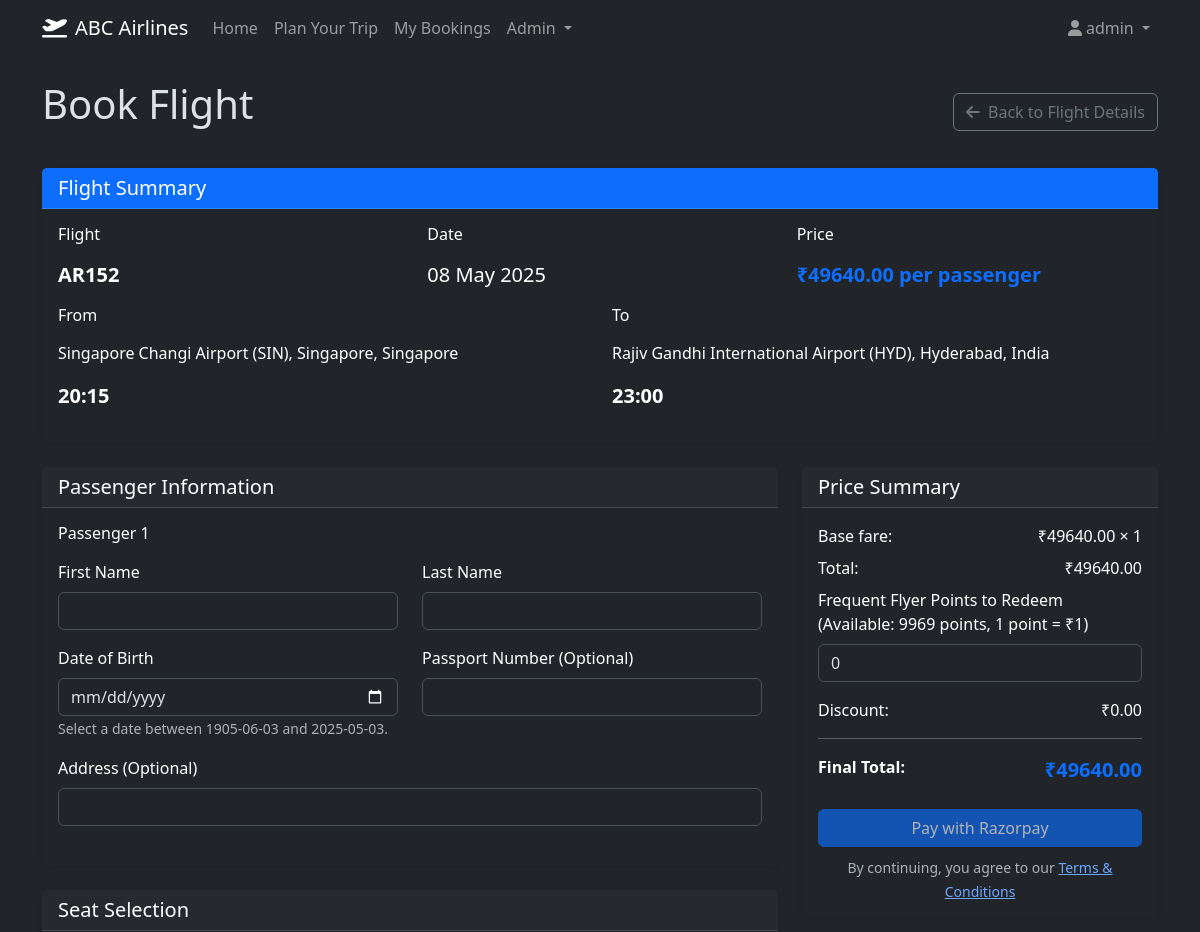
The app's page /flights/107/book (signed in, upper part), older data.
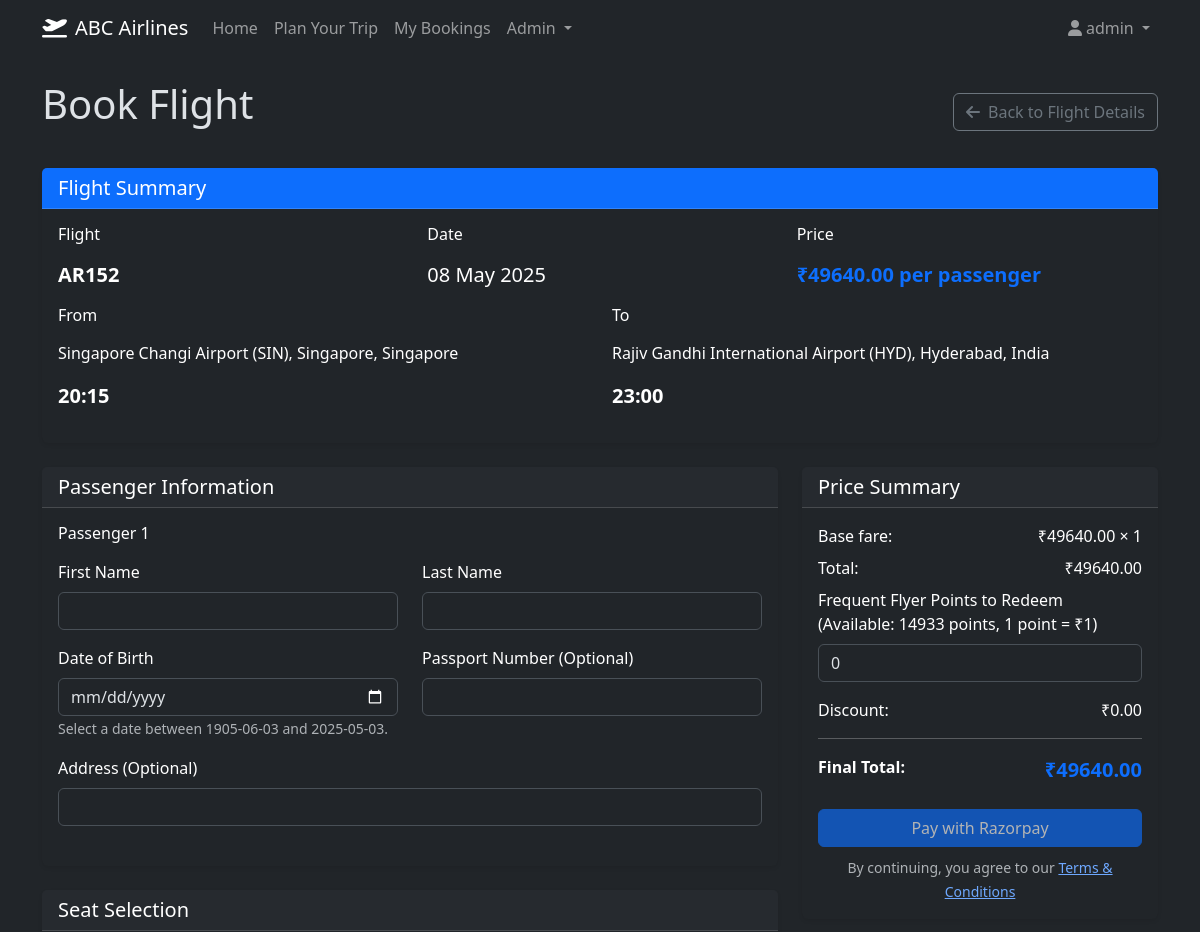
The same page, newer data.
### models.py (models this page shows, shortened)
class User(UserMixin, db.Model):
    __tablename__ = 'users'
    id = db.Column(db.Integer, primary_key=True)
    username = db.Column(db.String(80), unique=True, nullable=False)
    email = db.Column(db.String(120), unique=True, nullable=False)
    password_hash = db.Column(db.String(128), nullable=False)
    is_admin = db.Column(db.Boolean, default=False)
    frequent_flyer_points = db.Column(db.Integer, default=0)
    created_at = db.Column(db.DateTime, nullable=False, default=datetime.utcnow)  # Add created_at
    bookings = db.relationship('Booking', backref='user', lazy=True)

### routes.py (the view)
@app.route('/flights/<int:flight_id>/book', methods=['GET'])
@login_required
def book_flight(flight_id):
    flight = data.get_flight_by_id(flight_id)
    if not flight:
        flash('Flight not found', 'danger')
        return redirect(url_for('index'))
    passengers = int(request.args.get('passengers', 1))
    if flight.seats_available < passengers:
        flash(f'Not enough seats available. Only {flight.seats_available} seats left.', 'danger')
        return redirect(url_for('flight_details', flight_id=flight_id))
    form = BookingForm(flight_id=flight_id)
    while len(form.passengers) < passengers:
        form.passengers.append_entry()
    while len(form.passengers) > passengers:
        form.passengers.pop_entry()
    today = date.today()
    max_dob = (today - timedelta(days=1)).isoformat()
    min_dob = (today - timedelta(days=120*365)).isoformat()
    total_price = flight.get_current_price() * passengers
    return render_template(
        'booking.html',
        form=form,
        flight=flight,
        passengers=passengers,
        total_price=total_price,
        discount=0,
        final_price=total_price,
        get_airport_name=data.get_airport_name,
        format_datetime=format_datetime,
        format_price=format_price,
        seat_map=data.get_seat_map(flight_id),
        max_dob=max_dob,
        min_dob=min_dob
    )

### forms.py (shortened to what this page needs)
class BookingForm(FlaskForm):
    flight_id = HiddenField('Flight ID', validators=[DataRequired()])
    passengers = FieldList(FormField(PassengerForm), min_entries=1)
    selected_seats = HiddenField('Selected Seats')
    points_to_redeem = IntegerField('Frequent Flyer Points to Redeem', default=0, validators=[NumberRange(min=0)])
    submit = SubmitField('Confirm Booking')

class PassengerForm(FlaskForm):
    first_name = StringField('First Name', validators=[DataRequired(), Length(max=50)])
    last_name = StringField('Last Name', validators=[DataRequired(), Length(max=50)])
    date_of_birth = DateField('Date of Birth', validators=[DataRequired()], format='%Y-%m-%d')
    passport_number = StringField('Passport Number (Optional)', validators=[Length(max=20)])
    address = StringField('Address (Optional)', validators=[Length(max=200)])

### app.py (called while the page is built)
@login_manager.user_loader
def load_user(user_id):
    from models import User
    return User.query.get(int(user_id))

### data.py (called while the page is built)
def get_flight_by_id(flight_id):
    return Flight.query.get(flight_id)

### models.py (called while the page is built)
    def get_current_price(self):
        return self.price

### templates/booking.html (shortened to what the changed rows need)
{% extends "base.html" %}
{% block content %}
<div class="mb-4">
    <div class="d-flex justify-content-between align-items-center mb-4">
        <h1>Book Flight</h1>
    </div>
    <form method="post" id="bookingForm">
        <div class="row">
            <div class="col-md-4">
                <div class="card mb-4 bg-dark text-white">
                    <div class="card-body">
                        {% if current_user.frequent_flyer_points > 0 %}
                        <div class="row mb-3">
                            <div class="col-12">
                                <label for="{{ form.points_to_redeem.id }}" class="form-label">
                                    Frequent Flyer Points to Redeem (Available: {{ current_user.frequent_flyer_points }} points, 1 point = ₹1)
                                </label>
                                {{ form.points_to_redeem(class="form-control", max=current_user.frequent_flyer_points, min=0, value=0) }}
                            </div>
                        </div>
                        <div class="d-flex justify-content-between mb-2">
                            <span>Discount:</span>
                            <span id="discountAmount">{{ format_price(discount) }}</span>
                        </div>
                        {% else %}
                        <div class="d-flex justify-content-between mb-2">
                            <span>Discount:</span>
                            <span id="discountAmount">{{ format_price(0) }}</span>
                        </div>
                        <p class="text-muted small">No frequent flyer points available.</p>
                        {% endif %}
                    </div>
                </div>
            </div>
        </div>
    </form>
</div>
{% endblock %}

### templates/base.html (shortened to what this page needs)
<!DOCTYPE html>
<html lang="en" data-bs-theme="dark">
<head>
    <link rel="stylesheet" href="https://cdn.jsdelivr.net/npm/bootstrap@5.3.3/dist/css/bootstrap.min.css">
    <link rel="stylesheet" href="https://cdnjs.cloudflare.com/ajax/libs/font-awesome/6.0.0/css/all.min.css">
    <link rel="stylesheet" href="{{ url_for('static', filename='css/custom.css') }}">
</head>
<body>
    <nav class="navbar navbar-expand-lg navbar-dark bg-dark mb-4">
        <div class="container">
            <a class="navbar-brand" href="{{ url_for('index') }}">
                <i class="fas fa-plane-departure me-2"></i>ABC Airlines
            </a>
            <div class="collapse navbar-collapse" id="navbarNav">
                <ul class="navbar-nav me-auto">
                    <li class="nav-item">
                        <a class="nav-link" href="{{ url_for('index') }}">Home</a>
                    </li>
                    <li class="nav-item">
                        <button class="btn btn-link nav-link" data-bs-toggle="modal" data-bs-target="#travelModal">Plan Your Trip</button>
                    </li>
                    {% if current_user.is_authenticated %}
                    <li class="nav-item">
                        <a class="nav-link" href="{{ url_for('my_bookings') }}">My Bookings</a>
                    </li>
                    {% endif %}
                    {% if current_user.is_authenticated and current_user.is_admin %}
                    <li class="nav-item dropdown">
                        <a class="nav-link dropdown-toggle" href="#" id="adminDropdown" role="button" data-bs-toggle="dropdown">
                            Admin
                        </a>
                    </li>
                    {% endif %}
                </ul>
                <ul class="navbar-nav">
                    {% if current_user.is_authenticated %}
                    <li class="nav-item dropdown">
                        <a class="nav-link dropdown-toggle" href="#" id="userDropdown" role="button" data-bs-toggle="dropdown">
                            <i class="fas fa-user me-1"></i>{{ current_user.username }}
                        </a>
                    </li>
                    {% endif %}
                </ul>
            </div>
        </div>
    </nav>
    <main class="container pb-4">
        {% block content %}{% endblock %}
    </main>
</body>
</html>

Row changes from the older to the newer data that the page shows:
changed User "admin": frequent_flyer_points "9969" → "14933"
